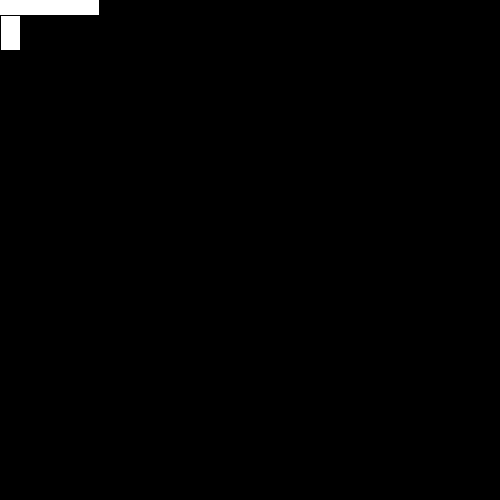
Frame 1 (no input)
Frame 60 (the mouse pressed at the canvas centre just before this capture): identical to frame 1, image omitted
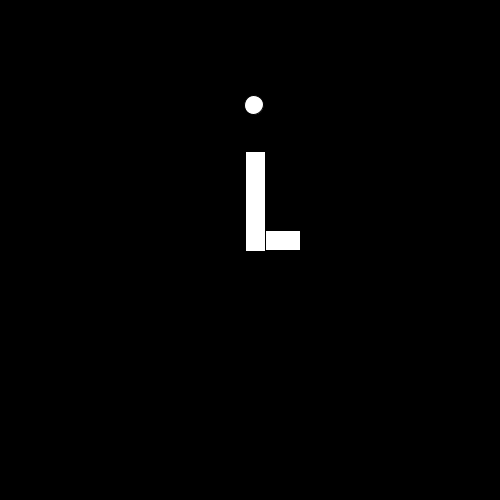
Frame 120 (the mouse held since frame 60 and released just before this capture)

The Processing sketch that drew these frames (run headless with seeded random() and noise(); from frame 60 on, the mouse is pressed at the canvas centre):

// Processing sketch: processing_154811
// ── processing_154811.pde

void setup(){
 
  size(500,500);

}
int a=85;
void draw(){
  
  background(0);
  
  translate(mouseX,mouseY);
  if(mousePressed == true)
  {
    a++;
    rotate(radians(-90));
    ellipse(a,4,19,19);
  }
  
  rect(0,0,20,50);
  rect(-1,-5,100,20);
 
 
}
